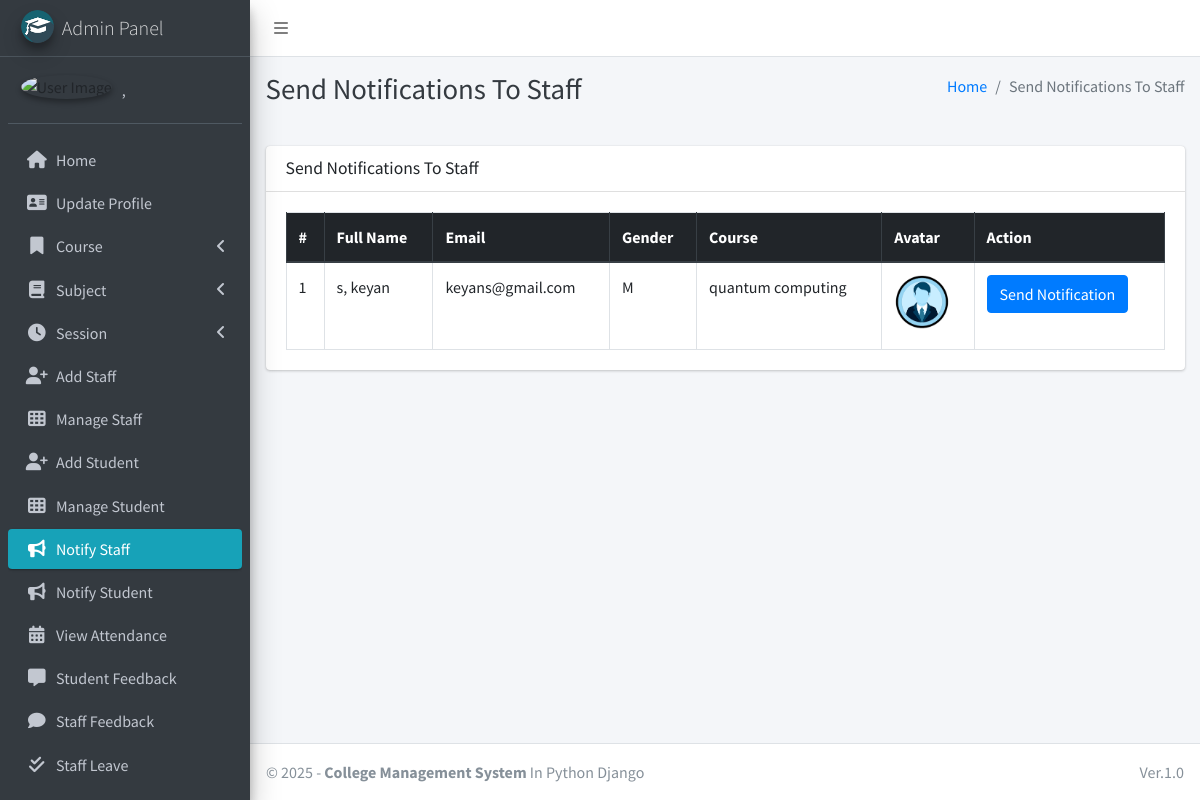
The page /admin_notify_staff (signed in) on the database its author committed.
### main_app/models.py (models this page shows, shortened)
class CustomUser(AbstractUser):
    USER_TYPE = ((1, "HOD"), (2, "Staff"), (3, "Student"))
    GENDER = [("M", "Male"), ("F", "Female")]
    username = None  # Removed username, using email instead
    email = models.EmailField(unique=True)
    user_type = models.CharField(default=1, choices=USER_TYPE, max_length=1)
    gender = models.CharField(max_length=1, choices=GENDER)
    profile_pic = models.ImageField()
    address = models.TextField()
    fcm_token = models.TextField(default="")  # For firebase notifications
    created_at = models.DateTimeField(auto_now_add=True)
    updated_at = models.DateTimeField(auto_now=True)
    USERNAME_FIELD = "email"
    REQUIRED_FIELDS = []
    objects = CustomUserManager()
    def __str__(self):
        return self.last_name + ", " + self.first_name

class Staff(models.Model):
    course = models.ForeignKey(Course, on_delete=models.DO_NOTHING, null=True, blank=False)
    admin = models.OneToOneField(CustomUser, on_delete=models.CASCADE)

class Course(models.Model):
    name = models.CharField(max_length=120)
    created_at = models.DateTimeField(auto_now_add=True)
    updated_at = models.DateTimeField(auto_now=True)

### main_app/hod_views.py (the view)
# urls.py: path("admin_notify_staff", hod_views.admin_notify_staff,
def admin_notify_staff(request):
    staff = CustomUser.objects.filter(user_type=2)
    context = {
        'page_title': "Send Notifications To Staff",
        'allStaff': staff
    }
    return render(request, "hod_template/staff_notification.html", context)

### main_app/templates/hod_template/staff_notification.html (shortened to what this page needs)
{% extends 'main_app/base.html' %}
{% load static %}
{% block page_title %}{{page_title}}{% endblock page_title %}
{% block content %}
<section class="content">
    <div class="container-fluid">
        <div class="row">
            <div class="col-md-12">
                <div class="card">
                    <div class="card-header">
                        <h3 class="card-title">{{page_title}}</h3>
                    </div>
                    <div class="card-body">
                        <table id="example2" class="table table-bordered table-hover">
                            <thead class="thead-dark">
                                <tr>
                                    <th>#</th>
                                    <th>Full Name</th>
                                    <th>Email</th>
                                    <th>Gender</th>
                                    <th>Course</th>
                                    <th>Avatar</th>
                                    <th>Action</th>
                                </tr>
                            </thead>
                            <tbody>
                                {% for staff in allStaff %}
                                <tr>
                                    <td>{{ forloop.counter }}</td>
                                    <td>{{staff.last_name}}, {{staff.first_name}}</td>
                                    <td>{{staff.email}}</td>
                                    <td>{{staff.gender}}</td>
                                    <td>{{staff.staff.course.name}}</td>
                                    <td>
                                        {% if staff.profile_pic == ""  %}
                                        No Image
                                        {% else %}
                                        <img class="img img-fluid mb-2" height="56" width="56"
                                            src="{{staff.profile_pic}}" alt="">
                                        {% endif %}
                                    </td>
                                    <td><button data-toggle = "modal" data-target = "#myModal"class="btn btn-primary show_notification" value="{{staff.id}}">Send Notification</button>
                                    </td>
                                </tr>
                                {% endfor %}
                            </tbody>
                        </table>
                    </div>
                </div>
            </div>
        </div>
    </div>
</section>
{% endblock content %}

### main_app/templates/main_app/base.html (shortened to what this page needs)
{% load static %}
<!DOCTYPE html>
<html>
<head>
    <link rel="stylesheet" href="{% static 'plugins/fontawesome-free/css/all.min.css'%} ">
    <link rel="stylesheet" href="https://code.ionicframework.com/ionicons/2.0.1/css/ionicons.min.css">
    <link rel="stylesheet"
        href="{% static 'plugins/tempusdominus-bootstrap-4/css/tempusdominus-bootstrap-4.min.css'%} ">
    <link rel="stylesheet" href="{% static 'plugins/icheck-bootstrap/icheck-bootstrap.min.css'%} ">
    <link rel="stylesheet" href="{% static 'dist/css/adminlte.min.css'%} ">
    <link rel="stylesheet" href="{% static 'plugins/overlayScrollbars/css/OverlayScrollbars.min.css'%} ">
    <link rel="stylesheet" href="{% static 'plugins/daterangepicker/daterangepicker.css'%} ">
</head>
<body class="hold-transition sidebar-mini layout-fixed">
    <div class="wrapper">
        <nav class="main-header navbar navbar-expand navbar-white navbar-light">
            <ul class="navbar-nav">
                <li class="nav-item">
                    <a class="nav-link" data-widget="pushmenu" href="#"><i class="fas fa-bars"></i></a>
                </li>
            </ul>
        </nav>
        {% include "main_app/sidebar_template.html" with user=user %}
        <div class="content-wrapper">
            <div class="content-header">
                <div class="container-fluid">
                    <div class="row mb-2">
                        <div class="col-sm-6">
                            <h1 class="m-0 text-dark">{% block page_title %}{% endblock page_title %}</h1>
                        </div>
                        <div class="col-sm-6">
                            <ol class="breadcrumb float-sm-right">
                                <li class="breadcrumb-item"><a href="#">Home</a></li>
                                <li class="breadcrumb-item active">{{ page_title }}</li>
                            </ol>
                        </div>
                    </div>
                </div>
            </div>
<section class="content">
    <div class="container-fluid">
        <div class="row">
            <div class="col-md-12">
            </div></div></div></section>
            {% block content %}
            {% endblock content %}
        </div>
        {% include "main_app/footer.html" %}
    </div>
</body>
</html>

### main_app/templates/main_app/sidebar_template.html (shortened to what this page needs)
{% load static %}
<aside class="main-sidebar sidebar-dark-info elevation-4">
    {% if request.user.user_type == '1' %}
    <a href="{% url 'admin_home' %}" class="brand-link">
        <img src="{% static 'dist/img/cmsl.png' %} " alt="AdminLTE Logo"
            class="brand-image img-circle elevation-3" >
        <span class="brand-text font-weight-light">Admin Panel</span>
    </a>
    <div class="sidebar">
        <div class="user-panel mt-3 pb-3 mb-3 d-flex">
            <div class="image">
                <img src="{{ request.user.profile_pic}}" class="img-circle elevation-2" alt="User Image">
            </div>
            <div class="info">
                <a href="#" class="d-block">{{user}}</a>
            </div>
        </div>
        <nav class="mt-2">
            <ul class="nav nav-pills nav-sidebar flex-column" data-widget="treeview" role="menu" data-accordion="false">
                <li class="nav-item">
                    {% url 'admin_home' as admin_home %}
                    <a href="{{admin_home}}" class="nav-link {% if admin_home == request.path %} active {% endif %}">
                        <i class="nav-icon fas fa-home"></i>
                        <p>
                            Home
                        </p>
                    </a>
                </li>
                <li class="nav-item">
                    {% url 'admin_view_profile' as admin_view_profile %}
                    <a href="{{admin_view_profile}}"
                        class="nav-link {% if admin_view_profile == request.path %} active {% endif %}">
                        <i class="nav-icon fas fa-address-card"></i>
                        <p>
                            Update Profile
                        </p>
                    </a>
                </li>
                <li class="nav-item has-treeview">
                    <a href="#" class="nav-link">
                        <i class="nav-icon fas fa-bookmark"></i>
                        <p>
                            Course
                            <i class="fas fa-angle-left right"></i>
                        </p>
                    </a>
                </li>
                <li class="nav-item has-treeview">
                    <a href="#" class="nav-link">
                        <i class="nav-icon fas fa-book"></i>
                        <p>
                            Subject
                            <i class="fas fa-angle-left right"></i>
                        </p>
                    </a>
                </li>
                <li class="nav-item has-treeview">
                    <a href="#" class="nav-link">
                        <i class="nav-icon fas fa-clock"></i>
                        <p>
                            Session
                            <i class="fas fa-angle-left right"></i>
                        </p>
                    </a>
                </li>
                <li class="nav-item">
                    {% url 'add_staff' as add_staff %}
                    <a href="{{add_staff}}" class="nav-link {% if add_staff == request.path %} active {% endif %}">
                        <i class="nav-icon fas fa-user-plus"></i>
                        <p>
                            Add Staff
                        </p>
                    </a>
                </li>
                <li class="nav-item">
                    {% url 'manage_staff' as manage_staff %}
                    {% url 'edit_staff' staff_id as edit_staff %}
                    <a href="{{manage_staff}}"
                        class="nav-link {% if manage_staff == request.path or request.path == edit_staff %} active {% endif %}">
                        <i class="nav-icon fas fa-th"></i>
                        <p>
                            Manage Staff
                        </p>
                    </a>
                </li>
                <li class="nav-item">
                    {% url 'add_student' as add_student%}
                    <a href="{{add_student}}" class="nav-link  {% if add_student == request.path %} active {% endif %}">
                        <i class="nav-icon fas fa-user-plus"></i>
                        <p>
                            Add Student
                        </p>
                    </a>
                </li>
                <li class="nav-item">
                    {% url 'manage_student' as manage_student %}
                    {% url 'edit_student' student_id as edit_student %}
                    <a href="{{manage_student}}"
                        class="nav-link  {% if edit_student == request.path or manage_student == request.path %} active {% endif %}">
                        <i class="nav-icon fas fa-th"></i>
                        <p>
                            Manage Student
                        </p>
                    </a>
                </li>
                <li class="nav-item">
                    {% url 'admin_notify_staff' as admin_notify_staff %}
                    <a href="{{admin_notify_staff}}"
                        class="nav-link {% if admin_notify_staff == request.path %} active {% endif %}">
                        <i class="nav-icon fas fa-bullhorn"></i>
                        <p>
                            Notify Staff
                        </p>
                    </a>
                </li>
                <li class="nav-item">
                    {% url 'admin_notify_student' as admin_notify_student %}
                    <a href="{{admin_notify_student}}"
                        class="nav-link {% if admin_notify_student == request.path %} active {% endif %}">
                        <i class="nav-icon fas fa-bullhorn"></i>
                        <p>
                            Notify Student
                        </p>
                    </a>
                </li>
                <li class="nav-item">
                    {% url 'admin_view_attendance' as admin_view_attendance %}
                <li class="nav-item">
                    <a href="{{admin_view_attendance}}"
                        class="nav-link  {% if admin_view_attendance == request.path %} active {% endif %}">
                        <i class="nav-icon fas fa-calendar-alt"></i>
                        <p>
                            View Attendance
                        </p>
                    </a>
                </li>
                <li class="nav-item">
                    {% url 'student_feedback_message' as student_feedback_message %}
                    <a href="{{ student_feedback_message }}"
                        class="nav-link  {% if student_feedback_message == request.path %} active {% endif %}">
                        <i class="nav-icon fas fa-comment-alt"></i>
                        <p>
                            Student Feedback
                        </p>
                    </a>
                </li>
                <li class="nav-item">
                    {% url 'staff_feedback_message' as staff_feedback_message %}
                    <a href="{{staff_feedback_message}}"
                        class="nav-link   {% if staff_feedback_message == request.path %} active {% endif %}">
                        <i class="nav-icon fas fa-comment"></i>
                        <p>
                            Staff Feedback
                        </p>
                    </a>
                </li>
                <li class="nav-item">
                    {% url 'view_staff_leave' as view_staff_leave %}
                    <a href="{{view_staff_leave}}"
                        class="nav-link  {% if view_staff_leave == request.path %} active {% endif %}">
                        <i class="nav-icon fas fa-check-double"></i>
                        <p>
                            Staff Leave
                        </p>
                    </a>
                </li>
                <li class="nav-item">
                    {% url 'view_student_leave' as view_student_leave %}
                    <a href="{% url 'view_student_leave' %}"
                        class="nav-link  {% if view_student_leave == request.path %} active {% endif %}">
                    </a>
                </li>
                                        {% endif %}
                                    </ul>
                                </nav>
                            </div>
</aside>

### main_app/templates/main_app/footer.html
<footer class="main-footer">
    &copy; {% now "Y" %} - <strong>College Management System</strong>
    In Python Django
    <div class="float-right d-none d-sm-inline-block">
       Ver.1.0
    </div>
</footer>

### rows shown on the page
CustomUser: last_name+first_name ","
CustomUser: last_name "s", first_name "keyan", email "keyans@gmail.com", gender "M", staff.course.name "quantum computing", profile_pic (placeholder picture)

### other values the page prints
{{ page_title }} "Send Notifications To Staff"
